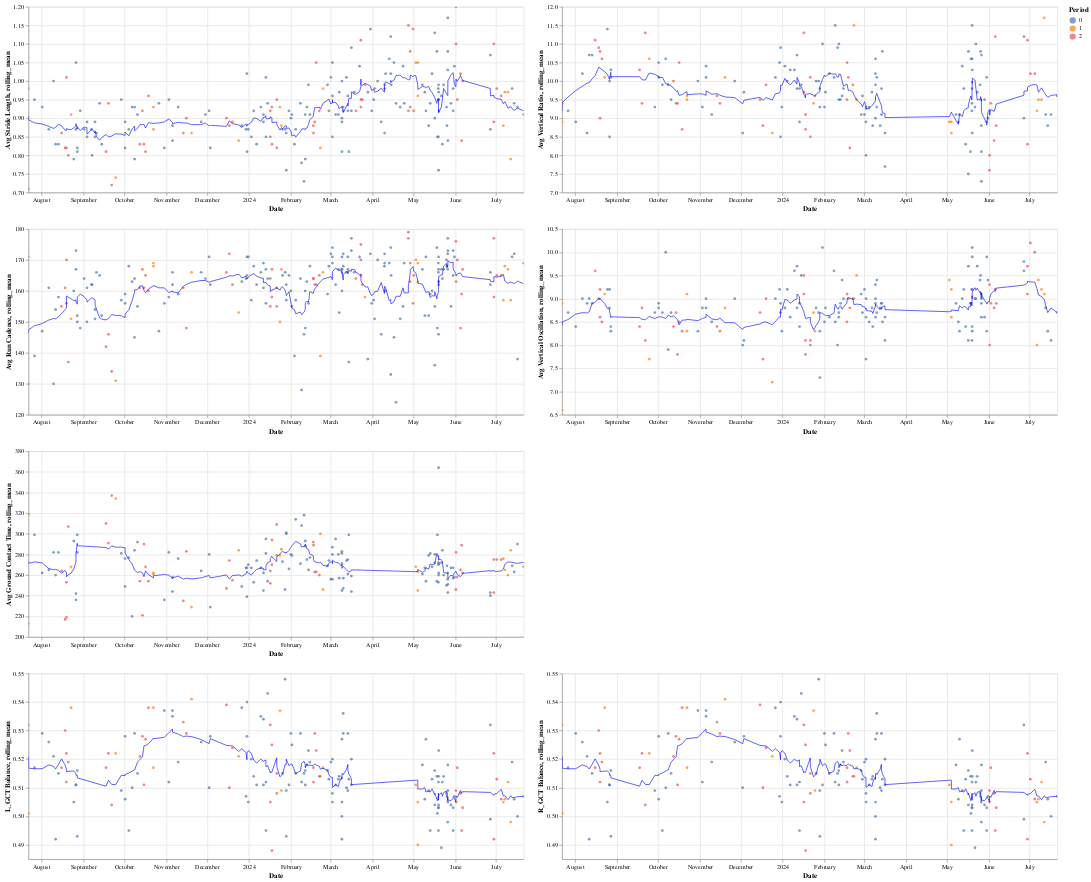

Notebook code cell kept with this figure:
### Markdown cell above
## Visualise running performance stats with period markup

### Code cell
date_stride_leng = scatter_plot(running_df, "Date", 'Avg Stride Length')
date_vert_rat = scatter_plot(running_df, "Date", 'Avg Vertical Ratio')
date_cadence = scatter_plot(running_df, "Date", 'Avg Run Cadence')
date_vert_osc = scatter_plot(running_df, "Date", 'Avg Vertical Oscillation')
date_grd_cont = scatter_plot(running_df, "Date", 'Avg Ground Contact Time')
date_l_balance = scatter_plot(running_df, "Date","L_GCT Balance")
date_r_balance = scatter_plot(running_df, "Date","R_GCT Balance")

(date_stride_leng | date_vert_rat) & (date_cadence | date_vert_osc) & (date_grd_cont ) & (date_l_balance | date_r_balance)

### Figure 1 — Vega-Lite specification as saved in the notebook (floating-point values rounded to 4 significant figures; data arrays with more than 128 entries replaced by an {"elided": "..."} marker saying what was removed)
{"config": {"view": {"continuousWidth": 300, "continuousHeight": 300}}, "vconcat": [{"hconcat": [{"layer": [{"mark": {"type": "circle", "size": 20}, "encoding": {"color": {"field": "Period", "type": "nominal"}, "tooltip": [{"field": "Date", "type": "temporal"}, {"field": "Avg Stride Length", "type": "quantitative"}, {"field": "Period", "type": "quantitative"}], "x": {"field": "Date", "type": "temporal"}, "y": {"field": "Avg Stride Length", "scale": {"zero": false}, "type": "quantitative"}}, "name": "view_74"}, {"mark": {"type": "line", "color": "blue", "size": 1}, "encoding": {"x": {"field": "Date", "type": "temporal"}, "y": {"field": "rolling_mean", "scale": {"zero": false}, "type": "quantitative"}}, "transform": [{"window": [{"op": "mean", "field": "Avg Stride Length", "as": "rolling_mean"}], "frame": [-5, 5]}]}], "data": {"name": "data-6424edbe92b1098ac4b10147d48da564"}, "height": 300, "width": 800}, {"layer": [{"mark": {"type": "circle", "size": 20}, "encoding": {"color": {"field": "Period", "type": "nominal"}, "tooltip": [{"field": "Date", "type": "temporal"}, {"field": "Avg Vertical Ratio", "type": "quantitative"}, {"field": "Period", "type": "quantitative"}], "x": {"field": "Date", "type": "temporal"}, "y": {"field": "Avg Vertical Ratio", "scale": {"zero": false}, "type": "quantitative"}}, "name": "view_75"}, {"mark": {"type": "line", "color": "blue", "size": 1}, "encoding": {"x": {"field": "Date", "type": "temporal"}, "y": {"field": "rolling_mean", "scale": {"zero": false}, "type": "quantitative"}}, "transform": [{"window": [{"op": "mean", "field": "Avg Vertical Ratio", "as": "rolling_mean"}], "frame": [-5, 5]}]}], "data": {"name": "data-efdf70d1b1f5ac32a31a75812fe27035"}, "height": 300, "width": 800}]}, {"hconcat": [{"layer": [{"mark": {"type": "circle", "size": 20}, "encoding": {"color": {"field": "Period", "type": "nominal"}, "tooltip": [{"field": "Date", "type": "temporal"}, {"field": "Avg Run Cadence", "type": "quantitative"}, {"field": "Period", "type": "quantitative"}], "x": {"field": "Date", "type": "temporal"}, "y": {"field": "Avg Run Cadence", "scale": {"zero": false}, "type": "quantitative"}}, "name": "view_76"}, {"mark": {"type": "line", "color": "blue", "size": 1}, "encoding": {"x": {"field": "Date", "type": "temporal"}, "y": {"field": "rolling_mean", "scale": {"zero": false}, "type": "quantitative"}}, "transform": [{"window": [{"op": "mean", "field": "Avg Run Cadence", "as": "rolling_mean"}], "frame": [-5, 5]}]}], "data": {"name": "data-224a02a9234ea0b47408183eed744a8a"}, "height": 300, "width": 800}, {"layer": [{"mark": {"type": "circle", "size": 20}, "encoding": {"color": {"field": "Period", "type": "nominal"}, "tooltip": [{"field": "Date", "type": "temporal"}, {"field": "Avg Vertical Oscillation", "type": "quantitative"}, {"field": "Period", "type": "quantitative"}], "x": {"field": "Date", "type": "temporal"}, "y": {"field": "Avg Vertical Oscillation", "scale": {"zero": false}, "type": "quantitative"}}, "name": "view_77"}, {"mark": {"type": "line", "color": "blue", "size": 1}, "encoding": {"x": {"field": "Date", "type": "temporal"}, "y": {"field": "rolling_mean", "scale": {"zero": false}, "type": "quantitative"}}, "transform": [{"window": [{"op": "mean", "field": "Avg Vertical Oscillation", "as": "rolling_mean"}], "frame": [-5, 5]}]}], "data": {"name": "data-dbeea95fb1f3d7070e4259ae97ab0d41"}, "height": 300, "width": 800}]}, {"layer": [{"mark": {"type": "circle", "size": 20}, "encoding": {"color": {"field": "Period", "type": "nominal"}, "tooltip": [{"field": "Date", "type": "temporal"}, {"field": "Avg Ground Contact Time", "type": "quantitative"}, {"field": "Period", "type": "quantitative"}], "x": {"field": "Date", "type": "temporal"}, "y": {"field": "Avg Ground Contact Time", "scale": {"zero": false}, "type": "quantitative"}}, "name": "view_78"}, {"mark": {"type": "line", "color": "blue", "size": 1}, "encoding": {"x": {"field": "Date", "type": "temporal"}, "y": {"field": "rolling_mean", "scale": {"zero": false}, "type": "quantitative"}}, "transform": [{"window": [{"op": "mean", "field": "Avg Ground Contact Time", "as": "rolling_mean"}], "frame": [-5, 5]}]}], "data": {"name": "data-86626b2e98f37b69550fc2e71476ca95"}, "height": 300, "width": 800}, {"hconcat": [{"layer": [{"mark": {"type": "circle", "size": 20}, "encoding": {"color": {"field": "Period", "type": "nominal"}, "tooltip": [{"field": "Date", "type": "temporal"}, {"field": "L_GCT Balance", "type": "quantitative"}, {"field": "Period", "type": "quantitative"}], "x": {"field": "Date", "type": "temporal"}, "y": {"field": "L_GCT Balance", "scale": {"zero": false}, "type": "quantitative"}}, "name": "view_79"}, {"mark": {"type": "line", "color": "blue", "size": 1}, "encoding": {"x": {"field": "Date", "type": "temporal"}, "y": {"field": "rolling_mean", "scale": {"zero": false}, "type": "quantitative"}}, "transform": [{"window": [{"op": "mean", "field": "L_GCT Balance", "as": "rolling_mean"}], "frame": [-5, 5]}]}], "data": {"name": "data-02ea8baa66c2b6949e8eb075e0f8495d"}, "height": 300, "width": 800}, {"layer": [{"mark": {"type": "circle", "size": 20}, "encoding": {"color": {"field": "Period", "type": "nominal"}, "tooltip": [{"field": "Date", "type": "temporal"}, {"field": "R_GCT Balance", "type": "quantitative"}, {"field": "Period", "type": "quantitative"}], "x": {"field": "Date", "type": "temporal"}, "y": {"field": "R_GCT Balance", "scale": {"zero": false}, "type": "quantitative"}}, "name": "view_80"}, {"mark": {"type": "line", "color": "blue", "size": 1}, "encoding": {"x": {"field": "Date", "type": "temporal"}, "y": {"field": "rolling_mean", "scale": {"zero": false}, "type": "quantitative"}}, "transform": [{"window": [{"op": "mean", "field": "R_GCT Balance", "as": "rolling_mean"}], "frame": [-5, 5]}]}], "data": {"name": "data-5521e598bad805872d4a29eabaa170a0"}, "height": 300, "width": 800}]}], "params": [{"name": "param_74", "select": {"type": "interval", "encodings": ["x", "y"]}, "bind": "scales", "views": ["view_74"]}, {"name": "param_75", "select": {"type": "interval", "encodings": ["x", "y"]}, "bind": "scales", "views": ["view_75"]}, {"name": "param_76", "select": {"type": "interval", "encodings": ["x", "y"]}, "bind": "scales", "views": ["view_76"]}, {"name": "param_77", "select": {"type": "interval", "encodings": ["x", "y"]}, "bind": "scales", "views": ["view_77"]}, {"name": "param_78", "select": {"type": "interval", "encodings": ["x", "y"]}, "bind": "scales", "views": ["view_78"]}, {"name": "param_79", "select": {"type": "interval", "encodings": ["x", "y"]}, "bind": "scales", "views": ["view_79"]}, {"name": "param_80", "select": {"type": "interval", "encodings": ["x", "y"]}, "bind": "scales", "views": ["view_80"]}], "$schema": "https://vega.github.io/schema/vega-lite/v5.17.0.json", "datasets": {"data-6424edbe92b1098ac4b10147d48da564": {"elided": "220 records"}, "data-efdf70d1b1f5ac32a31a75812fe27035": {"elided": "171 records"}, "data-224a02a9234ea0b47408183eed744a8a": {"elided": "220 records"}, "data-dbeea95fb1f3d7070e4259ae97ab0d41": {"elided": "171 records"}, "data-86626b2e98f37b69550fc2e71476ca95": {"elided": "171 records"}, "data-02ea8baa66c2b6949e8eb075e0f8495d": {"elided": "171 records"}, "data-5521e598bad805872d4a29eabaa170a0": {"elided": "171 records"}}}
